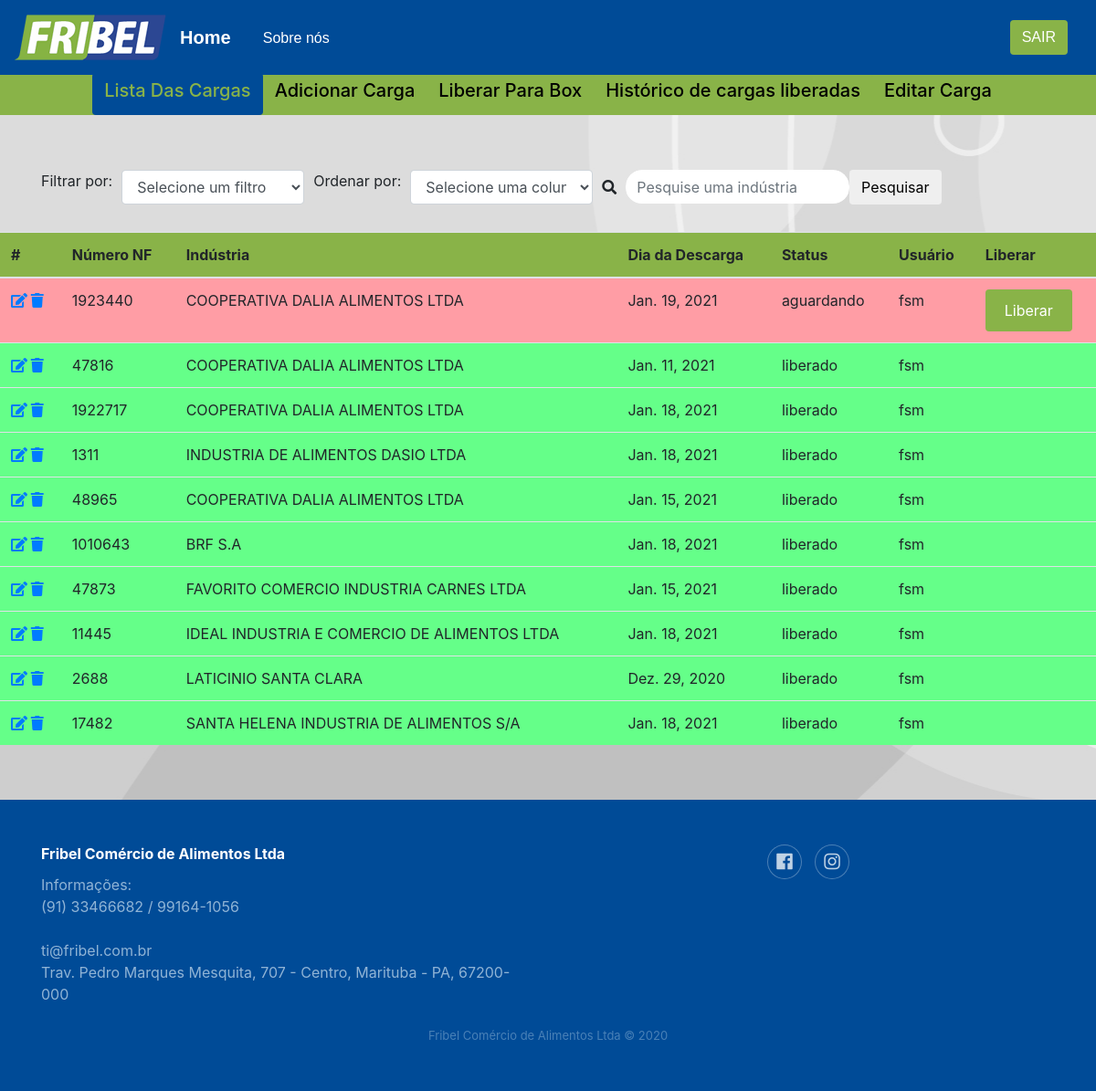
Screenshot of /acompanhamento/fsm (signed in) with the database file from the repository.
### core/models.py (models this page shows, shortened)
class Carga(models.Model):
    STATUS = (
        ('liberado', 'Liberado'),
        ('aguardando', 'Aguardando')
    )
    dia_chegada = models.DateField('Dia da chegada',blank=True)
    numero_nf = models.CharField('Numero NF', max_length=45)
    industria = models.CharField('Industria', max_length=40)
    dia_descarga = models.DateField('Dia da descarga')
    user_ERP = models.CharField(max_length=30, blank=True)
    user = models.ForeignKey(User, on_delete=models.CASCADE)
    status = models.CharField('Status', max_length=15, choices=STATUS)
    tipo_entrada = models.CharField(max_length=20, blank=True)
    Produto = models.CharField(max_length=40, blank=True)
    QTD = models.CharField(max_length=10, blank=True)
    UN = models.CharField(max_length=12, blank=True)
    movimentacao = models.CharField(max_length=20, blank=True)
    frete = models.CharField(max_length=10, blank=True)
    observacao = models.CharField(max_length=500, blank=True)
    box = models.CharField('Box', max_length=20, blank=True)
    valor_carga = models.CharField(max_length=12, blank=True)
    numero_transacao = models.CharField(max_length=10, blank=True)
    created_at = models.DateTimeField(auto_now_add=True)
    update_at = models.DateTimeField(auto_now=True)
    finalizada = models.BooleanField(default=False)
    is_ERP=models.BooleanField(default=False)

### core/views.py (the view)
# urls.py: path('acompanhamento/<str:usuario>', views.acompanhamento_carga,
@login_required(login_url='/')
def acompanhamento_carga(request, usuario):
    print(usuario)
    usuario = User.objects.get(username=usuario)
    cargas_erp(usuario)
    acomp = 'acomp'
    search = request.GET.get('search')
    tipo_user = Tipo_user.objects.get(user_tipo=int(usuario.id))
    filter = request.GET.get('filter')
    ordenador = request.GET.get('ordenador')
    if filter:
        cargas = Carga.objects.filter(status=filter)
    elif ordenador:
        cargas = Carga.objects.all().order_by(ordenador)
    elif search:
        cargas = Carga.objects.filter(industria__icontains=search.strip())
    else:
        cargas = Carga.objects.all().order_by('-created_at')
    return render(request, 'core/acomp.html', {'usuario': usuario,
                                               'acomp': acomp,
                                               'cargas': cargas,
                                               'tamanho': len(cargas),
                                               'tipo_user': tipo_user})

### core/conection_bd.py (called while the page is built)
def conexao_bd():
    connection = cx_Oracle.connect("FRIBEL", "FG2hu3DV4T",
                                   "(DESCRIPTION =(ADDRESS_LIST =(ADDRESS = \
                                    (PROTOCOL = TCP)(HOST = 192.168.0.150) \
                                    (PORT = 1521))) \
                                    (CONNECT_DATA =(SID = WINT)))")
    return(connection)

### core/views.py (called while the page is built, shortened)
def cargas_erp(usuario):
    try:
        cargas = consulta_bd_cargas_em_aberto()
    except:
      print(" ERRO FATAL,-------------->não foi carregada nenhuma carga do ERP é por conta da conexão do banco so é possivel acessa na intranet")

### core/templates/core/acomp.html (shortened to what this page needs)
{% extends 'base.html' %}
{% block content %}
<div class="conteiner">
  <div id = "conjuntoOpcoes" class="row pand1">
    <span>Filtrar por:</span>
    <select name="filter" id="filter" class="form-control">
      <option value="" selected disabled>Selecione um filtro</option>
    </select>
    <span>Ordenar por:</span>
    <select name="ordenador" id="ordenador" class="form-control">
      <option value="" selected disabled>Selecione uma coluna</option>
    </select>
    <form method="GET" id="campoBusca" class="form-inline mr-auto" target="_self">
        <div class="form-group">
          <label for="search-field">
            <i class="fa fa-search"></i>
          </label>
          <input class="form-control search-field" type="text" name="search" id="search_field" placeholder="Pesquise uma indústria">
          <button id="btnSearch" class="btn btnSearch" type="submit">Pesquisar</button>
        </div>
    </form>
  </div>
  <div id="table">
    <table id="tabela_cargas" class="table table-hover">
      <thead>
        <tr id="tr-color">
          <th scope="col">#</th>
          <th scope="col">Número NF</th>
          <th scope="col">Indústria</th>
          <th scope="col">Dia da Descarga</th>
          <th scope="col">Status</th>
          <th scope="col">Usuário</th>
          {% if tipo_user.tipo_user == 'Diretoria' %}
            <th scope="col">Liberar</th>
          {% else %}
            <th> </th>
          {% endif %}
        </tr>
      </thead>
      <tbody>
        {% for carga in cargas %}
          {% if carga.status == 'aguardando'  %}
            <tr style="background-color:#ff9da5 ;">
          {% else %}
            <tr style="background-color: #65ff89;">
          {% endif %}
            <th scope="row" class="coluna_func">
              <a class="btnEditar " href="#void"><i class="fa fa-edit"></i></a>
              <a class="btnExcluir" href="{% url 'excluir_carga' carga.id %}"><i class="fa fa-trash"></i></a>
            </th>
            <td>{{carga.numero_nf}}</td>
            <td>{{carga.industria}}</td>
            <td>{{carga.dia_chegada}}</td>
            <td>{{carga.status}}</td>
            <td>{{carga.user}}
            {% if tipo_user.tipo_user == 'Diretoria' and carga.status == 'aguardando'  %}
              <th scope="row"><a href="liberarCarga/{{carga.id}}"><button type="button" class="btn bt2 ">Liberar</button></a></th>
            {% else %}
            <td>                </td>
            {% endif %}
          </tr>
        {% endfor %}
      </tbody>
    </table>
  </div>
</div>
{% endblock %}

### core/static/css/styles.css (style rules this page uses)
body { background: url("/static/imagens/fundo.jpg") no-repeat center top fixed; }
#conjuntoOpcoes { padding-top: 10px; }
div.pand1 { margin-top: auto; padding-top: 80px; padding-left: 60px; }
button.bt2 { color: white; background-color:#89b348 ; padding: 10px 20px; }
#table { padding-top: 30px; }
#tr-color { background-color: #89b348 ; }
.form-inline .search-field { width:245px; background-color: #fff(184, 38, 38); border:none; border-bottom:1px solid transparent; border-radius:18px; color:black; box-shadow:none; transition:border-bottom-color 0.3s; margin-left: 10px; }
.form-inline .btnSearch { position: absolute; left: 930px; cursor: pointer; }
#filter { display: inline-block; width: 200px; margin-left: 10px; margin-right: 10px; }
#ordenador { display: inline-block; width: 200px; margin-left: 10px; margin-right: 10px; }
input.form-control { width: 300px; }

### rows the page displays
Carga: numero_nf "1923440", industria "COOPERATIVA DALIA ALIMENTOS LTDA", dia_chegada "Jan. 19, 2021", status "aguardando", user "fsm"
Carga: numero_nf "47816", industria "COOPERATIVA DALIA ALIMENTOS LTDA", dia_chegada "Jan. 11, 2021", status "liberado", user "fsm"
Carga: numero_nf "1922717", industria "COOPERATIVA DALIA ALIMENTOS LTDA", dia_chegada "Jan. 18, 2021", status "liberado", user "fsm"
Carga: numero_nf "1311", industria "INDUSTRIA DE ALIMENTOS DASIO LTDA", dia_chegada "Jan. 18, 2021", status "liberado", user "fsm"
Carga: numero_nf "48965", industria "COOPERATIVA DALIA ALIMENTOS LTDA", dia_chegada "Jan. 15, 2021", status "liberado", user "fsm"
Carga: numero_nf "1010643", industria "BRF S.A", dia_chegada "Jan. 18, 2021", status "liberado", user "fsm"
Carga: numero_nf "47873", industria "FAVORITO COMERCIO INDUSTRIA CARNES LTDA", dia_chegada "Jan. 15, 2021", status "liberado", user "fsm"
Carga: numero_nf "11445", industria "IDEAL INDUSTRIA E COMERCIO DE ALIMENTOS LTDA", dia_chegada "Jan. 18, 2021", status "liberado", user "fsm"
Carga: numero_nf "2688", industria "LATICINIO SANTA CLARA", dia_chegada "Dez. 29, 2020", status "liberado", user "fsm"
Carga: numero_nf "17482", industria "SANTA HELENA INDUSTRIA DE ALIMENTOS S/A", dia_chegada "Jan. 18, 2021", status "liberado", user "fsm"
